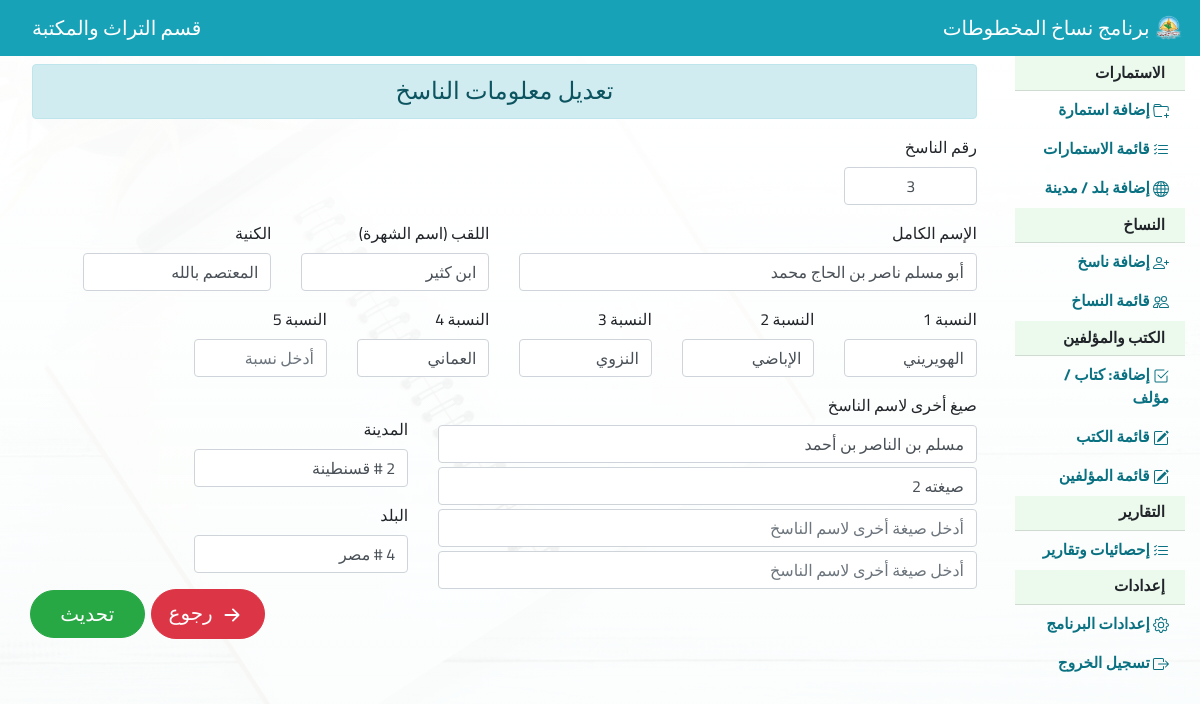
The app's page /editCopier.php?cop_id=3 (signed in) with its own data.
### tables this page shows
CREATE TABLE `d_copiers` (
  `cop_id` int(11) NOT NULL,
  `full_name` varchar(90) NOT NULL,
  `descent1` varchar(15) NOT NULL,
  `descent2` varchar(15) NOT NULL,
  `descent3` varchar(15) NOT NULL,
  `descent4` varchar(15) NOT NULL,
  `descent5` varchar(15) NOT NULL,
  `last_name` varchar(25) NOT NULL,
  `nickname` varchar(25) NOT NULL,
  `other_name1` varchar(50) NOT NULL,
  `other_name2` varchar(50) NOT NULL,
  `other_name3` varchar(50) NOT NULL,
  `other_name4` varchar(50) NOT NULL,
  `count_id` int(11) DEFAULT NULL,
  `city_id` int(11) DEFAULT NULL,
  `creation_date` datetime NOT NULL,
  `last_edit_date` datetime NOT NULL
);

CREATE TABLE `cities` (
  `city_id` int(11) NOT NULL,
  `city_name` varchar(25) NOT NULL
);

CREATE TABLE `countries` (
  `count_id` int(11) NOT NULL,
  `count_name` varchar(25) NOT NULL
);

### editCopier.php (the view, shortened to what this page needs)
<?php
include 'header.php';
include 'lists.php';
if (isset($_GET['cop_id'])) {
    $cop_id = $_GET['cop_id'];
    $searchQry = "SELECT *
    FROM d_copiers
    LEFT JOIN countries ON countries.count_id = d_copiers.count_id
    LEFT JOIN cities ON cities.city_id = d_copiers.city_id
    WHERE cop_id = '$cop_id'";
    $searchResult = mysqli_query($conn, $searchQry);
    while ($row = mysqli_fetch_array($searchResult)) {
        $cop_id = $row['cop_id'];
        $full_name = $row['full_name'];
        $descent1 = $row['descent1'];
        $descent2 = $row['descent2'];
        $descent3 = $row['descent3'];
        $descent4 = $row['descent4'];
        $descent5 = $row['descent5'];
        $last_name = $row['last_name'];
        $nickname = $row['nickname'];
        $other_name1 = $row['other_name1'];
        $other_name2 = $row['other_name2'];
        $other_name3 = $row['other_name3'];
        $other_name4 = $row['other_name4'];
        $city_id = $row['city_id'];
        $city_name = $row['city_name'];
        $count_id = $row['count_id'];
        $count_name = $row['count_name'];
    }
}
?>
<!DOCTYPE html>
<html lang="ar">
<head>
</head>
<body class="my_bg">
    <div class="container-fluid mt-5">
        <?php include "sideBar.php" ?>
        <div class="col-10 my_mr_sidebar pt-3">
            <div class="alert alert-info text-center h4" role="alert">
                تعديل معلومات الناسخ
            </div>
            <form action="" method="post" enctype="multipart/form-data">
                <div class="row mt-3">
                    <div class="col-md-2">
                        <label for="cop_id" class="form-label">رقم الناسخ</label>
                        <input type="text" class="form-control text-center" value="<?php echo $cop_id ?>" name="cop_id"
                            id="cop_id" placeholder="أدخل رقم الناسخ" required>
                    </div>
                </div>
                <div class="row mt-3">
                    <div class="col-md-6">
                        <label for="full_name" class="form-label">الإسم الكامل</label>
                        <input type="text" class="form-control" value="<?php echo $full_name ?>" name="full_name"
                            id="full_name" placeholder="أدخل اسم الناسخ" required>
                    </div>
                    <div class="col-md-auto">
                        <label for="last_name" class="form-label">اللقب (اسم الشهرة)</label>
                        <input type="text" class="form-control" value="<?php echo $last_name ?>" name="last_name"
                            id="last_name" placeholder="أدخل لقب الناسخ">
                    </div>
                    <div class="col-md-auto">
                        <label for="nickname" class="form-label">الكنية</label>
                        <input type="text" class="form-control" value="<?php echo $nickname ?>" name="nickname"
                            id="nickname" placeholder="أدخل كنية الناسخ">
                    </div>
                </div>
                <div class="row mt-3">
                    <div class="col-md-2">
                        <label for="descent1" class="form-label">النسبة 1</label>
                        <input type="text" class="form-control" value="<?php echo $descent1 ?>" name="descent1"
                            id="descent1" placeholder="أدخل نسبة">
                    </div>
                    <div class="col-md-2">
                        <label for="descent2" class="form-label">النسبة 2</label>
                        <input type="text" class="form-control" value="<?php echo $descent2 ?>" name="descent2"
                            id="descent2" placeholder="أدخل نسبة">
                    </div>
                    <div class="col-md-2">
                        <label for="descent3" class="form-label">النسبة 3</label>
                        <input type="text" class="form-control" value="<?php echo $descent3 ?>" name="descent3"
                            id="descent3" placeholder="أدخل نسبة">
                    </div>
                    <div class="col-md-2">
                        <label for="descent4" class="form-label">النسبة 4</label>
                        <input type="text" class="form-control" value="<?php echo $descent4 ?>" name="descent4"
                            id="descent4" placeholder="أدخل نسبة">
                    </div>
                    <div class="col-md-2">
                        <label for="descent5" class="form-label">النسبة 5</label>
                        <input type="text" class="form-control" value="<?php echo $descent5 ?>" name="descent5"
                            id="descent5" placeholder="أدخل نسبة">
                    </div>
                </div>
                <div class="row mt-3">
                    <div class="col-md-7">
                        <label for="other_name1" class="form-label">صيغ أخرى لاسم الناسخ</label>
                        <input type="text" class="form-control" value="<?php echo $other_name1 ?>" name="other_name1"
                            id="other_name1" placeholder="أدخل صيغة أخرى لاسم الناسخ">
                        <input type="text" class="form-control mt-1" value="<?php echo $other_name2 ?>"
                            name="other_name2" id="other_name2" placeholder="أدخل صيغة أخرى لاسم الناسخ">
                        <input type="text" class="form-control mt-1" value="<?php echo $other_name3 ?>"
                            name="other_name3" id="other_name3" placeholder="أدخل صيغة أخرى لاسم الناسخ">
                        <input type="text" class="form-control mt-1" value="<?php echo $other_name4 ?>"
                            name="other_name4" id="other_name4" placeholder="أدخل صيغة أخرى لاسم الناسخ">
                    </div>
                    <div class="col-md-3 mt-4">
                        <label for="city_name" class="form-label">المدينة</label>
                        <input list="cities" class="form-control" name="city_name"
                            value="<?php if ($city_id != '') echo $city_id . ' # ' . $city_name ?>" id="city_name"
                            placeholder="أدخل مدينة الناسخ">
                            <?php
                            for ($i = 0; $i <= $lastCityKey; $i++) { ?>
                                value="<?php print_r($rowsCities[$i]['city_id']) ?> # <?php print_r($rowsCities[$i]['city_name']); ?>">
                                <?php  } ?>
                        <label for="count_name">البلد</label>
                        <input list="countries" class="form-control" name="count_name"
                            value="<?php if ($count_id != '') echo $count_id . ' # ' . $count_name ?>" id="count_name"
                            placeholder="أدخل بلد الناسخ">
                            <?php
                            for ($i = 0; $i <= $lastCountKey; $i++) { ?>
                                value="<?php print_r($rowsCount[$i]['count_id']) ?> # <?php print_r($rowsCount[$i]['count_name']); ?>">
                                <?php  } ?>
                    </div>
                </div>
                <div class="form-row justify-content-end">
                    <div class="form-group my_col_btn">
                        <button type="button" class="btn btn-danger btn-block btn-lg rounded-pill"
                            onclick="window.history.go(-1);">
                            <svg xmlns="http://www.w3.org/2000/svg" width="30" height="30" fill="currentColor"
                                class="bi bi-arrow-right-short" viewBox="0 0 16 16">
                                <path fill-rule="evenodd"
                                    d="M4 8a.5.5 0 0 1 .5-.5h5.793L8.146 5.354a.5.5 0 1 1 .708-.708l3 3a.5.5 0 0 1 0 .708l-3 3a.5.5 0 0 1-.708-.708L10.293 8.5H4.5A.5.5 0 0 1 4 8z" />
                            </svg>
                            رجوع
                        </button>
                    </div>
                    <div class="form-group my_col_btn">
                        <button type="submit" name="editCopier"
                            class="btn btn-success btn-block btn-lg rounded-pill">تحديث</button>
                    </div>
                </div>
            </form>
        </div>
    </div>
</body>
</html>

### css/style.css (style rules this page uses)
body { font-family: "Cairo", sans-serif; }
body, html { height: 90%; margin: 0; }
.my_mr_sidebar { margin-right: 16.5%; }
.my_col_btn { width: 12%; margin: auto 3px; }
.my_bg { background: linear-gradient(rgba(255, 255, 255, 1), rgba(252, 255, 254, 0.9)), url(../img/preview.jpg) center / cover no-repeat fixed; min-height: 100%; }

### records on screen
d_copiers: cop_id "3", full_name "أبو مسلم ناصر بن الحاج محمد", last_name "ابن كثير", nickname "المعتصم بالله", descent1 "الهويريني", descent2 "الإباضي", descent3 "النزوي", descent4 "العماني", other_name1 "مسلم بن الناصر بن أحمد", other_name2 "صيغته 2"
cities: city_name "2 # قسنطينة"
countries: count_name "4 # مصر"

### other values on screen
$ProjTitle "برنامج نساخ المخطوطات"
